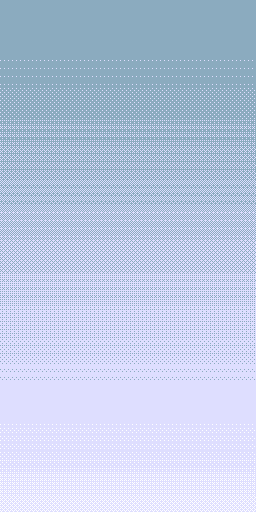

The image is a tile-based game level rendered from a .tmx file. Its description and complete source (layers, tilesets, objects, tile grids) follow:
An orthogonal 32x64 tile map with 8x8 px tiles, 1 tile layer (Tile Layer 1).

<map version="1.10" tiledversion="1.10.2" orientation="orthogonal" renderorder="right-down" width="32" height="64" tilewidth="8" tileheight="8" infinite="0" nextlayerid="2" nextobjectid="1">
 <editorsettings>
  <export target="../Milestone 2/Images/area1BG2.c" format="gba" />
 </editorsettings>
 <tileset firstgid="1" source="area1tileset.tsx" />
 <layer id="1" name="Tile Layer 1" width="32" height="64">
  <data encoding="csv">
19,19,19,19,19,19,19,19,19,19,19,19,19,19,19,19,19,19,19,19,19,19,19,19,19,19,19,19,19,19,19,19,
19,19,19,19,19,19,19,19,19,19,19,19,19,19,19,19,19,19,19,19,19,19,19,19,19,19,19,19,19,19,19,19,
19,19,19,19,19,19,19,19,19,19,19,19,19,19,19,19,19,19,19,19,19,19,19,19,19,19,19,19,19,19,19,19,
19,19,19,19,19,19,19,19,19,19,19,19,19,19,19,19,19,19,19,19,19,19,19,19,19,19,19,19,19,19,19,19,
19,19,19,19,19,19,19,19,19,19,19,19,19,19,19,19,19,19,19,19,19,19,19,19,19,19,19,19,19,19,19,19,
19,19,19,19,19,19,19,19,19,19,19,19,19,19,19,19,19,19,19,19,19,19,19,19,19,19,19,19,19,19,19,19,
19,19,19,19,19,19,19,19,19,19,19,19,19,19,19,19,19,19,19,19,19,19,19,19,19,19,19,19,19,19,19,19,
51,51,51,51,51,51,51,51,51,51,51,51,51,51,51,51,51,51,51,51,51,51,51,51,51,51,51,51,51,51,51,51,
51,51,51,51,51,51,51,51,51,51,51,51,51,51,51,51,51,51,51,51,51,51,51,51,51,51,51,51,51,51,51,51,
51,51,51,51,51,51,51,51,51,51,51,51,51,51,51,51,51,51,51,51,51,51,51,51,51,51,51,51,51,51,51,51,
51,51,51,51,51,51,51,51,51,51,51,51,51,51,51,51,51,51,51,51,51,51,51,51,51,51,51,51,51,51,51,51,
83,83,83,83,83,83,83,83,83,83,83,83,83,83,83,83,83,83,83,83,83,83,83,83,83,83,83,83,83,83,83,83,
83,83,83,83,83,83,83,83,83,83,83,83,83,83,83,83,83,83,83,83,83,83,83,83,83,83,83,83,83,83,83,83,
83,83,83,83,83,83,83,83,83,83,83,83,83,83,83,83,83,83,83,83,83,83,83,83,83,83,83,83,83,83,83,83,
83,83,83,83,83,83,83,83,83,83,83,83,83,83,83,83,83,83,83,83,83,83,83,83,83,83,83,83,83,83,83,83,
20,20,20,20,20,20,20,20,20,20,20,20,20,20,20,20,20,20,20,20,20,20,20,20,20,20,20,20,20,20,20,20,
20,20,20,20,20,20,20,20,20,20,20,20,20,20,20,20,20,20,20,20,20,20,20,20,20,20,20,20,20,20,20,20,
20,20,20,20,20,20,20,20,20,20,20,20,20,20,20,20,20,20,20,20,20,20,20,20,20,20,20,20,20,20,20,20,
52,52,52,52,52,52,52,52,52,52,52,52,52,52,52,52,52,52,52,52,52,52,52,52,52,52,52,52,52,52,52,52,
52,52,52,52,52,52,52,52,52,52,52,52,52,52,52,52,52,52,52,52,52,52,52,52,52,52,52,52,52,52,52,52,
52,52,52,52,52,52,52,52,52,52,52,52,52,52,52,52,52,52,52,52,52,52,52,52,52,52,52,52,52,52,52,52,
52,52,52,52,52,52,52,52,52,52,52,52,52,52,52,52,52,52,52,52,52,52,52,52,52,52,52,52,52,52,52,52,
84,84,84,84,84,84,84,84,84,84,84,84,84,84,84,84,84,84,84,84,84,84,84,84,84,84,84,84,84,84,84,84,
84,84,84,84,84,84,84,84,84,84,84,84,84,84,84,84,84,84,84,84,84,84,84,84,84,84,84,84,84,84,84,84,
84,84,84,84,84,84,84,84,84,84,84,84,84,84,84,84,84,84,84,84,84,84,84,84,84,84,84,84,84,84,84,84,
84,84,84,84,84,84,84,84,84,84,84,84,84,84,84,84,84,84,84,84,84,84,84,84,84,84,84,84,84,84,84,84,
21,21,21,21,21,21,21,21,21,21,21,21,21,21,21,21,21,21,21,21,21,21,21,21,21,21,21,21,21,21,21,21,
21,21,21,21,21,21,21,21,21,21,21,21,21,21,21,21,21,21,21,21,21,21,21,21,21,21,21,21,21,21,21,21,
21,21,21,21,21,21,21,21,21,21,21,21,21,21,21,21,21,21,21,21,21,21,21,21,21,21,21,21,21,21,21,21,
21,21,21,21,21,21,21,21,21,21,21,21,21,21,21,21,21,21,21,21,21,21,21,21,21,21,21,21,21,21,21,21,
53,53,53,53,53,53,53,53,53,53,53,53,53,53,53,53,53,53,53,53,53,53,53,53,53,53,53,53,53,53,53,53,
53,53,53,53,53,53,53,53,53,53,53,53,53,53,53,53,53,53,53,53,53,53,53,53,53,53,53,53,53,53,53,53,
53,53,53,53,53,53,53,53,53,53,53,53,53,53,53,53,53,53,53,53,53,53,53,53,53,53,53,53,53,53,53,53,
53,53,53,53,53,53,53,53,53,53,53,53,53,53,53,53,53,53,53,53,53,53,53,53,53,53,53,53,53,53,53,53,
85,85,85,85,85,85,85,85,85,85,85,85,85,85,85,85,85,85,85,85,85,85,85,85,85,85,85,85,85,85,85,85,
85,85,85,85,85,85,85,85,85,85,85,85,85,85,85,85,85,85,85,85,85,85,85,85,85,85,85,85,85,85,85,85,
85,85,85,85,85,85,85,85,85,85,85,85,85,85,85,85,85,85,85,85,85,85,85,85,85,85,85,85,85,85,85,85,
85,85,85,85,85,85,85,85,85,85,85,85,85,85,85,85,85,85,85,85,85,85,85,85,85,85,85,85,85,85,85,85,
22,22,22,22,22,22,22,22,22,22,22,22,22,22,22,22,22,22,22,22,22,22,22,22,22,22,22,22,22,22,22,22,
22,22,22,22,22,22,22,22,22,22,22,22,22,22,22,22,22,22,22,22,22,22,22,22,22,22,22,22,22,22,22,22,
22,22,22,22,22,22,22,22,22,22,22,22,22,22,22,22,22,22,22,22,22,22,22,22,22,22,22,22,22,22,22,22,
22,22,22,22,22,22,22,22,22,22,22,22,22,22,22,22,22,22,22,22,22,22,22,22,22,22,22,22,22,22,22,22,
54,54,54,54,54,54,54,54,54,54,54,54,54,54,54,54,54,54,54,54,54,54,54,54,54,54,54,54,54,54,54,54,
54,54,54,54,54,54,54,54,54,54,54,54,54,54,54,54,54,54,54,54,54,54,54,54,54,54,54,54,54,54,54,54,
54,54,54,54,54,54,54,54,54,54,54,54,54,54,54,54,54,54,54,54,54,54,54,54,54,54,54,54,54,54,54,54,
86,86,86,86,86,86,86,86,86,86,86,86,86,86,86,86,86,86,86,86,86,86,86,86,86,86,86,86,86,86,86,86,
86,86,86,86,86,86,86,86,86,86,86,86,86,86,86,86,86,86,86,86,86,86,86,86,86,86,86,86,86,86,86,86,
86,86,86,86,86,86,86,86,86,86,86,86,86,86,86,86,86,86,86,86,86,86,86,86,86,86,86,86,86,86,86,86,
23,23,23,23,23,23,23,23,23,23,23,23,23,23,23,23,23,23,23,23,23,23,23,23,23,23,23,23,23,23,23,23,
23,23,23,23,23,23,23,23,23,23,23,23,23,23,23,23,23,23,23,23,23,23,23,23,23,23,23,23,23,23,23,23,
23,23,23,23,23,23,23,23,23,23,23,23,23,23,23,23,23,23,23,23,23,23,23,23,23,23,23,23,23,23,23,23,
23,23,23,23,23,23,23,23,23,23,23,23,23,23,23,23,23,23,23,23,23,23,23,23,23,23,23,23,23,23,23,23,
23,23,23,23,23,23,23,23,23,23,23,23,23,23,23,23,23,23,23,23,23,23,23,23,23,23,23,23,23,23,23,23,
55,55,55,55,55,55,55,55,55,55,55,55,55,55,55,55,55,55,55,55,55,55,55,55,55,55,55,55,55,55,55,55,
55,55,55,55,55,55,55,55,55,55,55,55,55,55,55,55,55,55,55,55,55,55,55,55,55,55,55,55,55,55,55,55,
55,55,55,55,55,55,55,55,55,55,55,55,55,55,55,55,55,55,55,55,55,55,55,55,55,55,55,55,55,55,55,55,
55,55,55,55,55,55,55,55,55,55,55,55,55,55,55,55,55,55,55,55,55,55,55,55,55,55,55,55,55,55,55,55,
87,87,87,87,87,87,87,87,87,87,87,87,87,87,87,87,87,87,87,87,87,87,87,87,87,87,87,87,87,87,87,87,
87,87,87,87,87,87,87,87,87,87,87,87,87,87,87,87,87,87,87,87,87,87,87,87,87,87,87,87,87,87,87,87,
24,24,24,24,24,24,24,24,24,24,24,24,24,24,24,24,24,24,24,24,24,24,24,24,24,24,24,24,24,24,24,24,
24,24,24,24,24,24,24,24,24,24,24,24,24,24,24,24,24,24,24,24,24,24,24,24,24,24,24,24,24,24,24,24,
24,24,24,24,24,24,24,24,24,24,24,24,24,24,24,24,24,24,24,24,24,24,24,24,24,24,24,24,24,24,24,24,
56,56,56,56,56,56,56,56,56,56,56,56,56,56,56,56,56,56,56,56,56,56,56,56,56,56,56,56,56,56,56,56,
56,56,56,56,56,56,56,56,56,56,56,56,56,56,56,56,56,56,56,56,56,56,56,56,56,56,56,56,56,56,56,56
</data>
 </layer>
</map>
